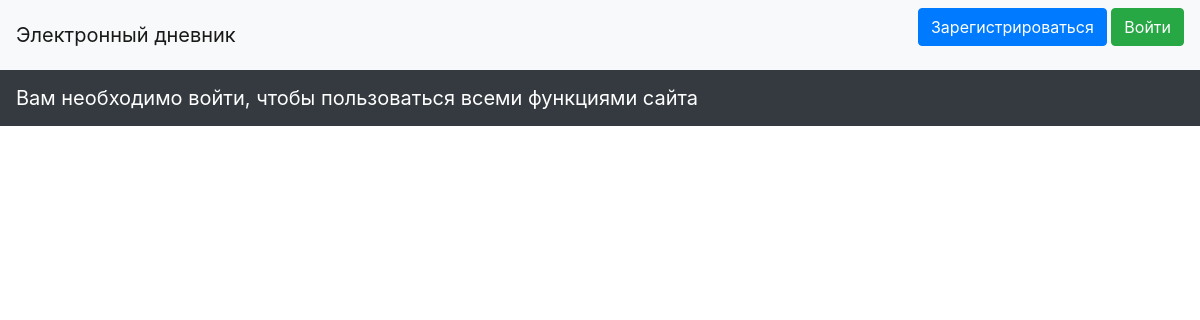
The app's page /page/7, older data.
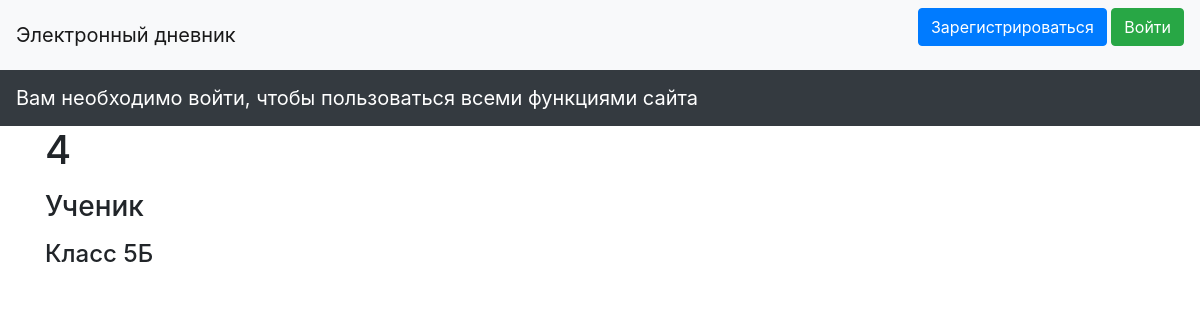
The same page, newer data.
### data/users.py (models this page shows, shortened)
class User(SqlAlchemyBase, UserMixin):
    __tablename__ = 'users'
    id = sqlalchemy.Column(sqlalchemy.Integer,
                           primary_key=True, autoincrement=True)
    name = sqlalchemy.Column(sqlalchemy.String, nullable=True)
    about = sqlalchemy.Column(sqlalchemy.Integer, nullable=False)
    sub_info = sqlalchemy.Column(sqlalchemy.String, nullable=True)
    email = sqlalchemy.Column(sqlalchemy.String,
                              index=True, unique=True, nullable=True)
    hashed_password = sqlalchemy.Column(sqlalchemy.String, nullable=True)
    created_date = sqlalchemy.Column(sqlalchemy.DateTime,
                                     default=datetime.datetime.now)
    news = orm.relation("News", back_populates='user')

### main.py (the view)
@app.route('/page/<int:id>', methods=['GET', 'POST'])
def page(id):
    db_sess = db_session.create_session()
    user = db_sess.query(User).filter(
        User.id == id).first()
    lessions_obj = db_sess.query(U_t_L).filter(id == U_t_L.user_id).all()
    lessions = []
    for l in lessions_obj:
        les_name = db_sess.query(Lession).filter(Lession.id == l.lession_id).first()
        lessions.append(les_name.name)
    return render_template('page.html', user=user, lessions=lessions)

### data/db_session.py (called while the page is built)
def create_session() -> Session:
    global __factory
    return __factory()

### templates/page.html (shortened to what this page needs)
{% extends "base.html" %}
{% block content %}
<h1>{{ user.name }}</h1>
<p>
    {% if user.about==4%}
    <h3>Ученик</h3>
    {% endif %}
</p>
{% if user.about == 3 %}
<h4>Преподаваемые предметы:</h4>
{% for item in lessions %}
<div>
    <h6>{{item}}</h6>
</div>
{% endfor %}
{% elif user.about == 4 %}
<h4>Класс {{user.sub_info}}</h4>
{% endif %}
{% endblock %}

Row changes from the older to the newer data that the page shows:
added User: name "4", sub_info "5Б"
Text that changed along with them:
text now shown: "Ученик Класс"
